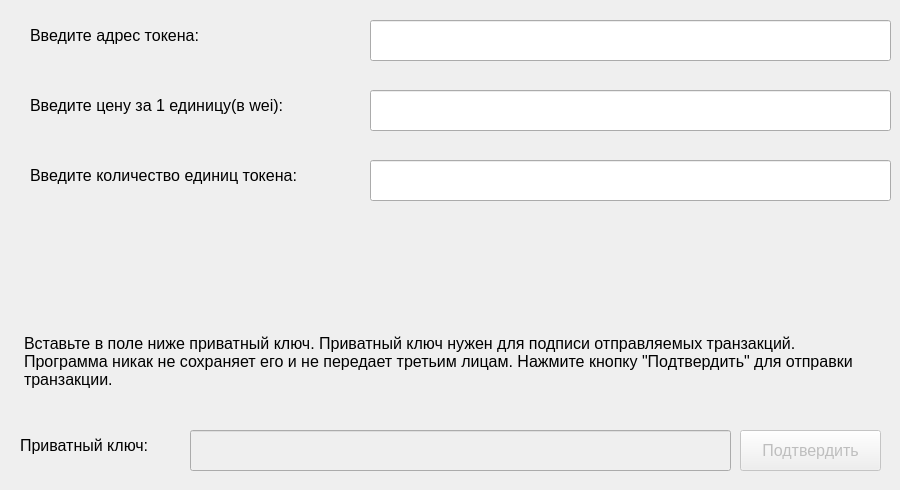
       <widget class="QWidget" name="sell_tab">
        <attribute name="title">
         <string>Продать</string>
        </attribute>
        <widget class="QWidget" name="gridLayoutWidget_4">
         <property name="geometry">
          <rect>
           <x>10</x>
           <y>320</y>
           <width>881</width>
           <height>161</height>
          </rect>
         </property>
         <layout class="QGridLayout" name="gridLayout_4">
          <item row="0" column="0">
           <widget class="QWidget" name="sell_widget" native="true">
            <property name="enabled">
             <bool>true</bool>
            </property>
            <widget class="QLabel" name="label_4">
             <property name="geometry">
              <rect>
               <x>10</x>
               <y>110</y>
               <width>161</width>
               <height>31</height>
              </rect>
             </property>
             <property name="font">
              <font>
               <pointsize>12</pointsize>
              </font>
             </property>
             <property name="text">
              <string>Приватный ключ:</string>
             </property>
            </widget>
            <widget class="QLineEdit" name="private_key_input_sell">
             <property name="enabled">
              <bool>false</bool>
             </property>
             <property name="geometry">
              <rect>
               <x>180</x>
               <y>110</y>
               <width>541</width>
               <height>41</height>
              </rect>
             </property>
             <property name="font">
              <font>
               <pointsize>12</pointsize>
              </font>
             </property>
            </widget>
            <widget class="QPushButton" name="apply_sell_button">
             <property name="enabled">
              <bool>false</bool>
             </property>
             <property name="geometry">
              <rect>
               <x>730</x>
               <y>110</y>
               <width>141</width>
               <height>41</height>
              </rect>
             </property>
             <property name="font">
              <font>
               <pointsize>12</pointsize>
              </font>
             </property>
             <property name="text">
              <string>Подтвердить</string>
             </property>
            </widget>
            <widget class="QTextBrowser" name="sell_browser">
             <property name="enabled">
              <bool>true</bool>
             </property>
             <property name="geometry">
              <rect>
               <x>10</x>
               <y>10</y>
               <width>841</width>
               <height>81</height>
              </rect>
             </property>
             <property name="sizePolicy">
              <sizepolicy hsizetype="Expanding" vsizetype="Maximum">
               <horstretch>0</horstretch>
               <verstretch>20</verstretch>
              </sizepolicy>
             </property>
             <property name="palette">
              <palette>
               <active>
                <colorrole role="Base">
                 <brush brushstyle="SolidPattern">
                  <color alpha="0">
                   <red>255</red>
                   <green>255</green>
                   <blue>255</blue>
                  </color>
                 </brush>
                </colorrole>
               </active>
               <inactive>
                <colorrole role="Base">
                 <brush brushstyle="SolidPattern">
                  <color alpha="0">
                   <red>255</red>
                   <green>255</green>
                   <blue>255</blue>
                  </color>
                 </brush>
                </colorrole>
               </inactive>
               <disabled>
                <colorrole role="Base">
                 <brush brushstyle="SolidPattern">
                  <color alpha="255">
                   <red>239</red>
                   <green>239</green>
                   <blue>239</blue>
                  </color>
                 </brush>
                </colorrole>
               </disabled>
              </palette>
             </property>
             <property name="contextMenuPolicy">
              <enum>Qt::DefaultContextMenu</enum>
             </property>
             <property name="acceptDrops">
              <bool>false</bool>
             </property>
             <property name="autoFillBackground">
              <bool>false</bool>
             </property>
             <property name="frameShape">
              <enum>QFrame::NoFrame</enum>
             </property>
             <property name="frameShadow">
              <enum>QFrame::Plain</enum>
             </property>
             <property name="verticalScrollBarPolicy">
              <enum>Qt::ScrollBarAlwaysOff</enum>
             </property>
             <property name="horizontalScrollBarPolicy">
              <enum>Qt::ScrollBarAlwaysOff</enum>
             </property>
             <property name="sizeAdjustPolicy">
              <enum>QAbstractScrollArea::AdjustIgnored</enum>
             </property>
             <property name="readOnly">
              <bool>true</bool>
             </property>
             <property name="html">
              <string>&lt;!DOCTYPE HTML PUBLIC &quot;-//W3C//DTD HTML 4.0//EN&quot; &quot;http://www.w3.org/TR/REC-html40/strict.dtd&quot;&gt;
&lt;html&gt;&lt;head&gt;&lt;meta name=&quot;qrichtext&quot; content=&quot;1&quot; /&gt;&lt;style type=&quot;text/css&quot;&gt;
p, li { white-space: pre-wrap; }
&lt;/style&gt;&lt;/head&gt;&lt;body style=&quot; font-family:'MS Shell Dlg 2'; font-size:14pt; font-weight:400; font-style:normal;&quot;&gt;
&lt;p style=&quot; margin-top:0px; margin-bottom:0px; margin-left:0px; margin-right:0px; -qt-block-indent:0; text-indent:0px;&quot;&gt;&lt;span style=&quot; font-size:12pt;&quot;&gt;Вставьте в поле ниже приватный ключ. Приватный ключ нужен для подписи отправляемых транзакций. Программа никак не сохраняет его и не передает третьим лицам. Нажмите кнопку &amp;quot;Подтвердить&amp;quot; для отправки транзакции.&lt;/span&gt;&lt;/p&gt;&lt;/body&gt;&lt;/html&gt;</string>
             </property>
            </widget>
           </widget>
          </item>
         </layout>
        </widget>
        <widget class="QLabel" name="label_9">
         <property name="geometry">
          <rect>
           <x>30</x>
           <y>20</y>
           <width>211</width>
           <height>31</height>
          </rect>
         </property>
         <property name="font">
          <font>
           <pointsize>12</pointsize>
          </font>
         </property>
         <property name="text">
          <string>Введите адрес токена:</string>
         </property>
        </widget>
        <widget class="QLineEdit" name="address_sell_input">
         <property name="geometry">
          <rect>
           <x>370</x>
           <y>20</y>
           <width>521</width>
           <height>41</height>
          </rect>
         </property>
         <property name="font">
          <font>
           <pointsize>12</pointsize>
          </font>
         </property>
        </widget>
        <widget class="QLineEdit" name="price_sell_input">
         <property name="geometry">
          <rect>
           <x>370</x>
           <y>90</y>
           <width>521</width>
           <height>41</height>
          </rect>
         </property>
         <property name="font">
          <font>
           <pointsize>12</pointsize>
          </font>
         </property>
        </widget>
        <widget class="QLabel" name="label_10">
         <property name="geometry">
          <rect>
           <x>30</x>
           <y>90</y>
           <width>331</width>
           <height>31</height>
          </rect>
         </property>
         <property name="font">
          <font>
           <pointsize>12</pointsize>
          </font>
         </property>
         <property name="text">
          <string>&lt;html&gt;&lt;head/&gt;&lt;body&gt;&lt;p&gt;Введите цену за 1 единицу(в wei):&lt;/p&gt;&lt;/body&gt;&lt;/html&gt;</string>
         </property>
        </widget>
        <widget class="QLineEdit" name="amount_sell_input">
         <property name="geometry">
          <rect>
           <x>370</x>
           <y>160</y>
           <width>521</width>
           <height>41</height>
          </rect>
         </property>
         <property name="font">
          <font>
           <pointsize>12</pointsize>
          </font>
         </property>
        </widget>
        <widget class="QLabel" name="label_11">
         <property name="geometry">
          <rect>
           <x>30</x>
           <y>160</y>
           <width>331</width>
           <height>31</height>
          </rect>
         </property>
         <property name="font">
          <font>
           <pointsize>12</pointsize>
          </font>
         </property>
         <property name="text">
          <string>&lt;html&gt;&lt;head/&gt;&lt;body&gt;&lt;p&gt;Введите количество единиц токена:&lt;/p&gt;&lt;/body&gt;&lt;/html&gt;</string>
         </property>
        </widget>
       </widget>
